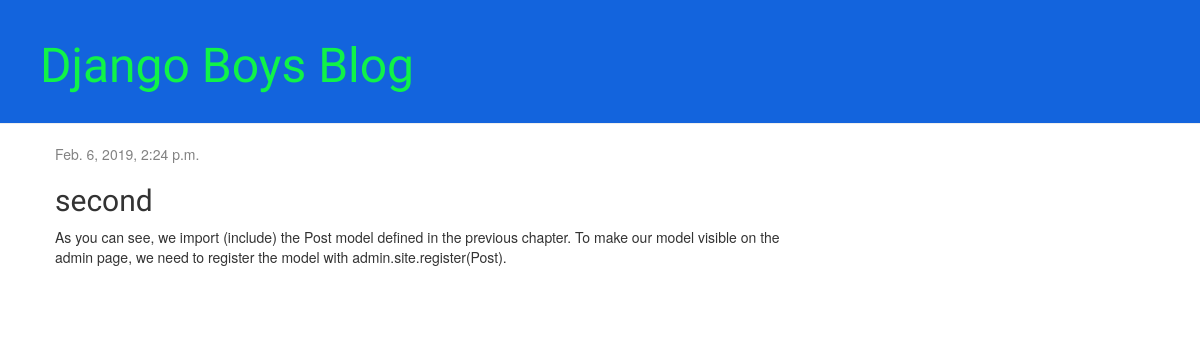
Before: /post/2/ with the older database file.
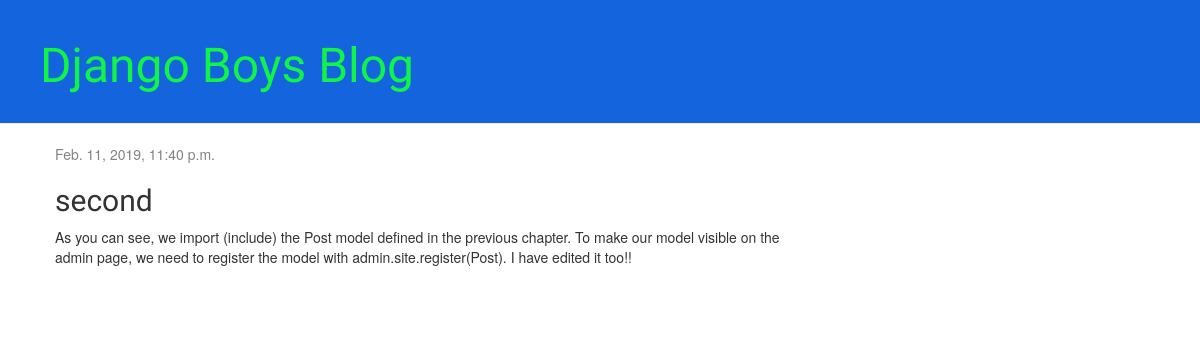
After: the same page with the newer database file.
### blog/models.py (models this page shows, shortened)
class Post(models.Model):
    author = models.ForeignKey(settings.AUTH_USER_MODEL, on_delete=models.CASCADE)
    title = models.CharField(max_length=200)
    text = models.TextField()
    created_date = models.DateTimeField(default=timezone.now)
    published_date = models.DateTimeField(blank=True, null=True)

### blog/views.py (the view)
# urls.py: path('post/<int:pk>/', views.post_detail, name='post_detail'),
def post_detail(request, pk):
    post = get_object_or_404(Post, pk=pk)
    return render(request, 'blog/post_detail.html', {'post': post})

### blog/templates/blog/post_detail.html (shortened to what this page needs)
{% extends 'blog/base.html' %}
{% block content %}
    <div class="post">
        {% if post.published_date %}
            <div class="date">
                {{ post.published_date }}
            </div>
        {% endif %}
        <h2>{{ post.title }}</h2>
        <p>{{ post.text|linebreaksbr }}</p>
    </div>
{% endblock %}

Changed rows visible on the page:
changed Post "second": published_date "Feb. 6, 2019, 2:24 p.m." → "Feb. 11, 2019, 11:40 p.m."; text "…the model with admin.site.register(Post)." → "…the model with admin.site.register(Post). I have edited it too!!"
